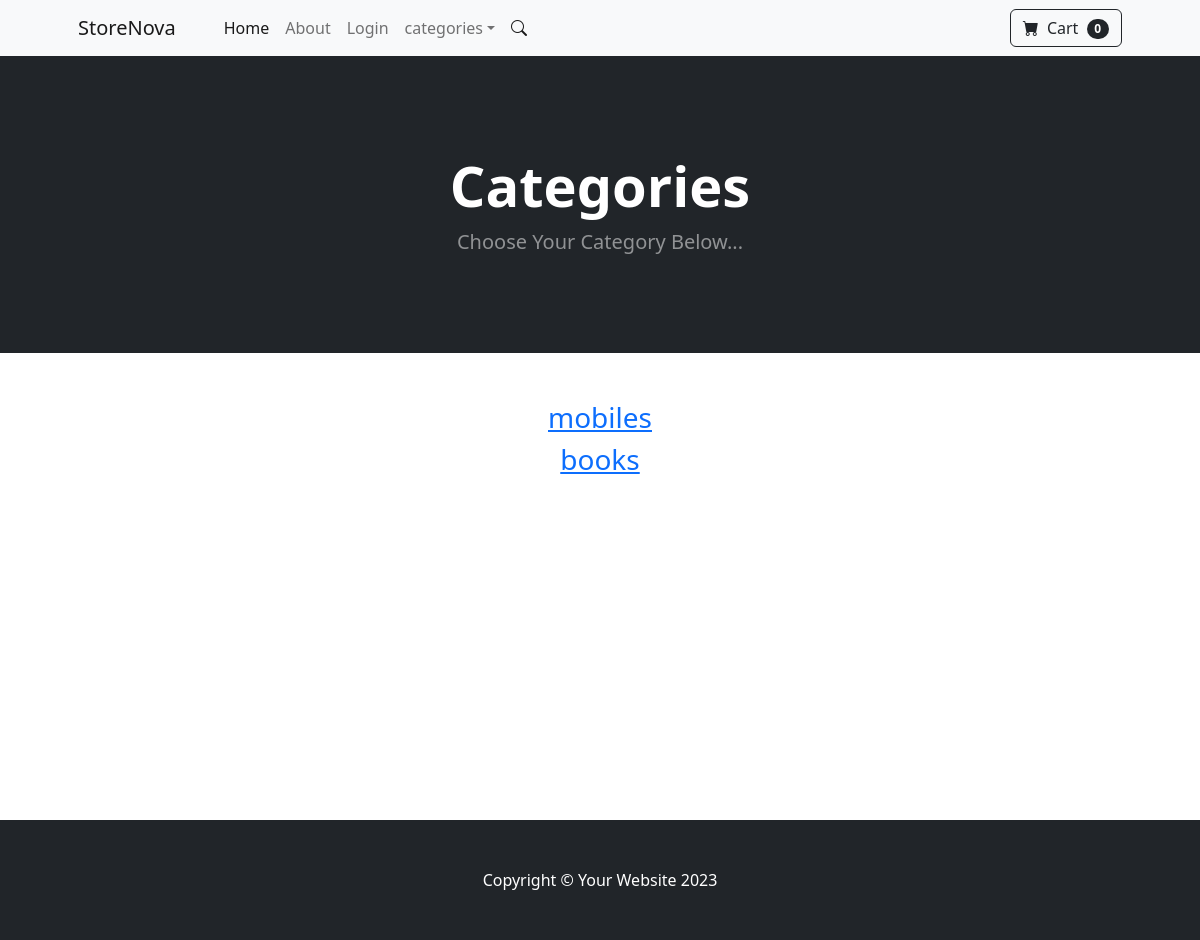
Page /category_summary/ on the earlier database version.
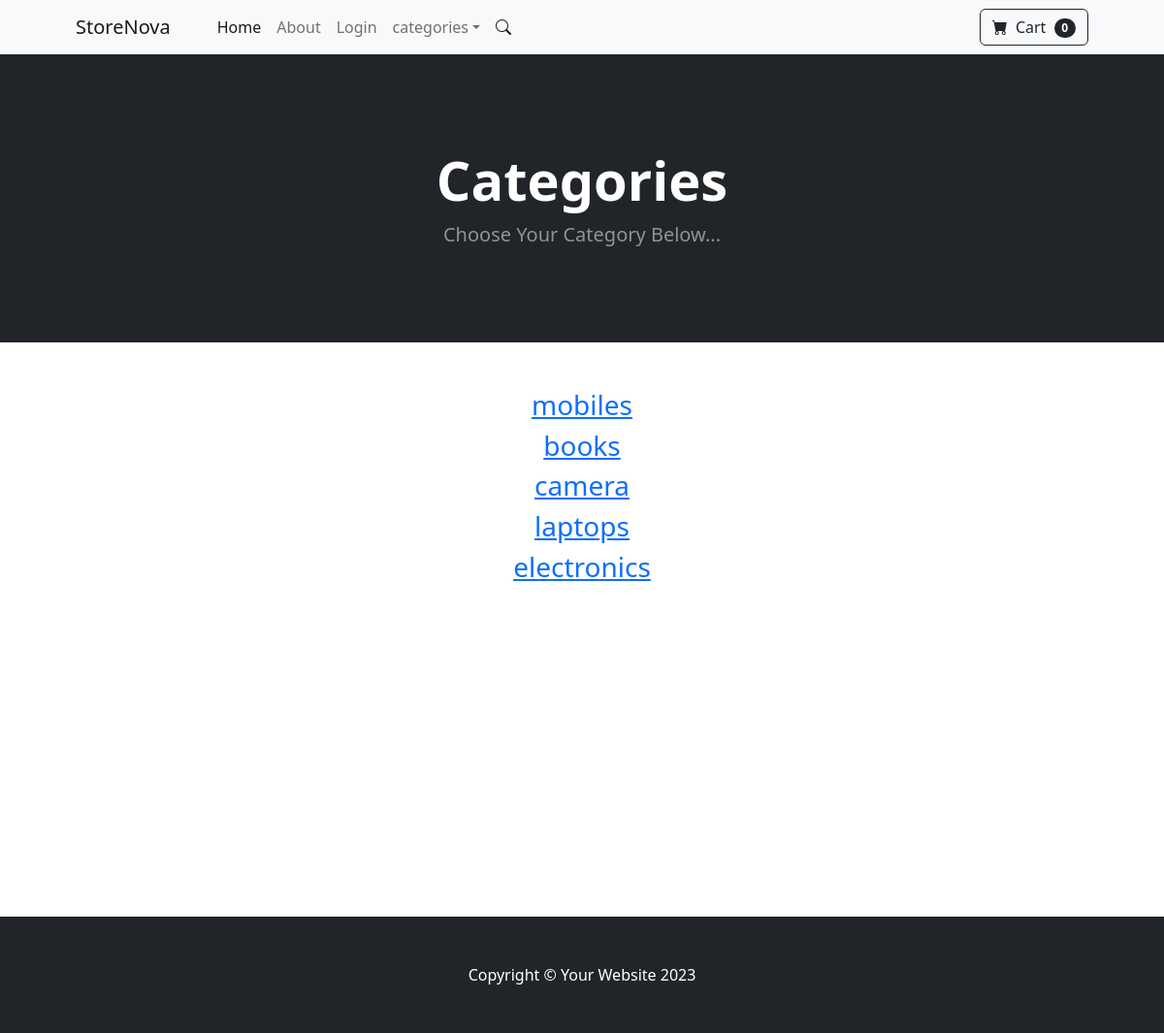
Same page on the later database version.
### store/models.py (models this page shows)
class Category(models.Model):
    name = models.CharField(max_length=200)
    def __str__(self):
        return self.name
    class Meta:
        verbose_name_plural = "Categories"

### store/views.py (the view)
# urls.py: path("category_summary/", views.category_summary, name="category_summary"),
def category_summary(request):
    categories  = Category.objects.all()
    context = {"categories": categories}
    return render(request, "store/category_summary.html", context)

### cart/cart.py (called while the page is built)
    def __len__(self):
        return len(self.cart)

### cart/context_processors.py (called while the page is built)
def cart(request):
	return {'cart': Cart(request)}

### store/templates/store/category_summary.html
{% extends 'base.html' %}
{% block content %}
  <header class="bg-dark py-5">
    <div class="container px-4 px-lg-5 my-5">
      <div class="text-center text-white">
        <h1 class="display-4 fw-bolder">Categories</h1>
        <p class="lead fw-normal text-white-50 mb-0">Choose Your Category Below...</p>
      </div>
    </div>
  </header>
  <div class="container">
    <div class="row">
      <center>
        <div class="col-8">
          <br /><br />
          {% for category in categories %}
            <h3><a href="{% url 'category' category %}">{{ category }}</a></h3>
          {% endfor %}
          <br /><br /><br /><br /><br /><br /><br /><br /><br /><br /><br /><br /><br /><br />
        </div>
      </center>
    </div>
  </div>
{% endblock %}

Differences in the rows shown:
added Category: name "camera"
added Category: name "laptops"
added Category: name "electronics"
